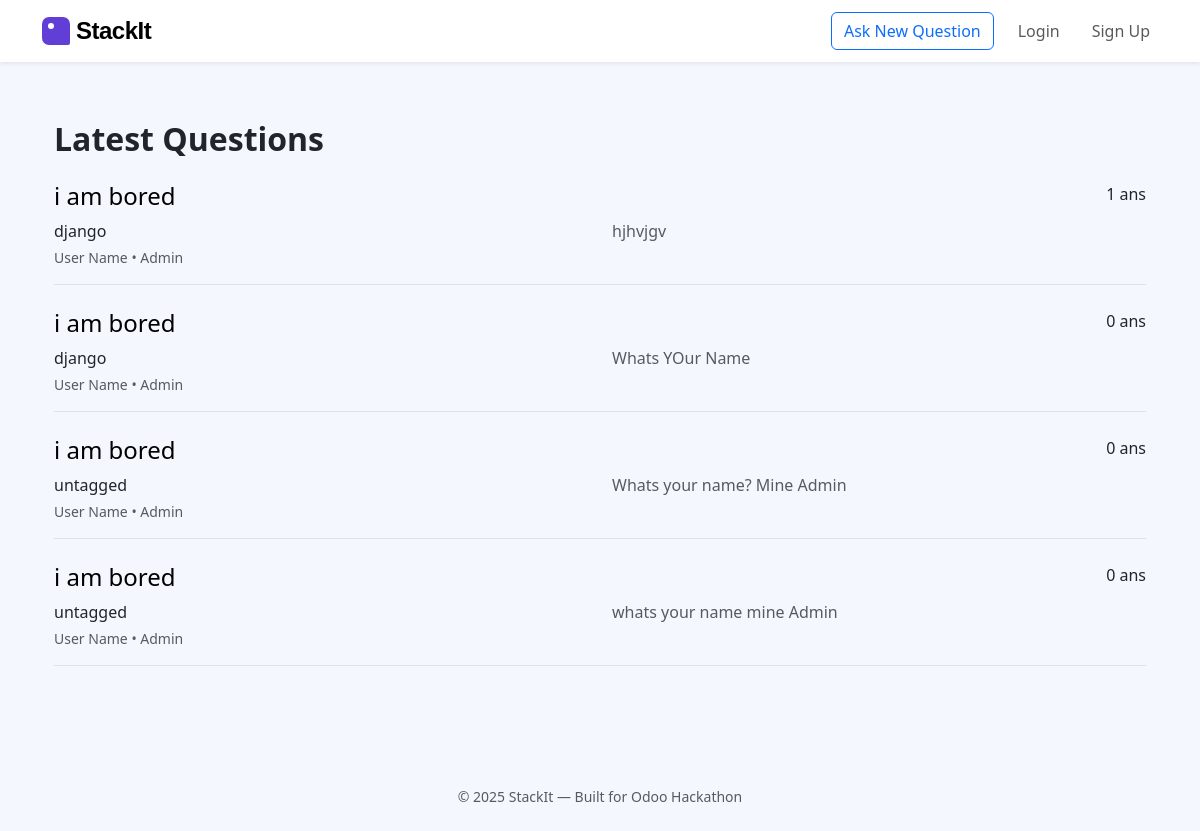
/accounts/, run on an earlier commit of the app's database.
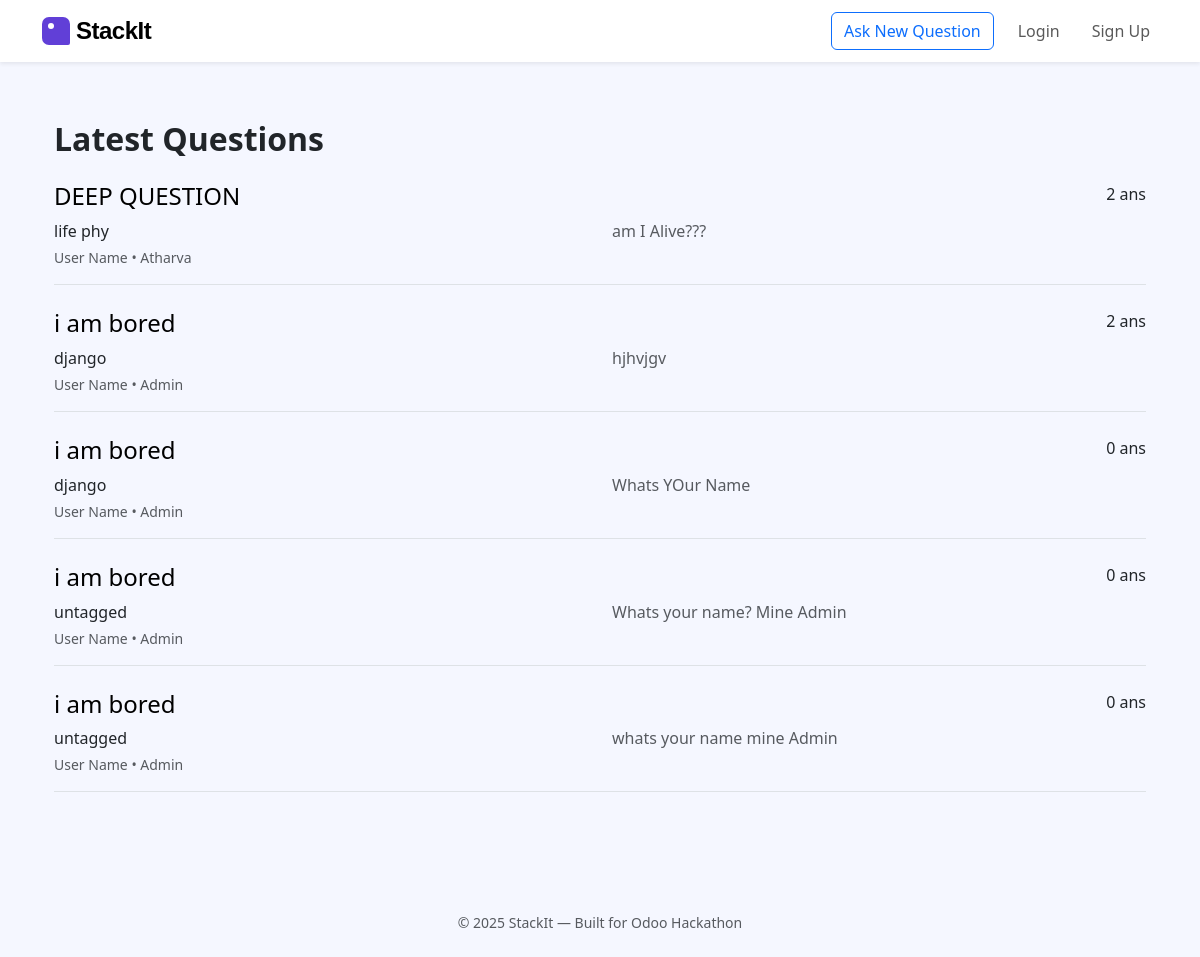
And on a later commit of the database.
### core/models.py (models this page shows, shortened)
class Question(models.Model):
    user = models.ForeignKey(settings.AUTH_USER_MODEL, on_delete=models.CASCADE)
    title = models.CharField(max_length=200)
    description = CKEditor5Field(config_name='default', blank=True, null=True)
    tags = models.ManyToManyField(Tag, related_name='questions')
    created_at = models.DateTimeField(auto_now_add=True)
    updated_at = models.DateTimeField(auto_now=True)

class Tag(models.Model):
    name = models.CharField(max_length=30, unique=True)

### accounts/models.py (models this page shows)
class CustomUser(AbstractUser):
    ROLE_CHOICES = (
        ('user', 'User'),
        ('admin', 'Admin'),
    )
    role = models.CharField(max_length=10, choices=ROLE_CHOICES, default='user')

### core/views.py (the view)
# urls.py: path('', views.home, name='home'),
def home(request):
    questions = Question.objects.all().order_by('-created_at')
    return render(request, 'core/question_list.html', {'questions': questions})

### core/context_processors.py (called while the page is built, shortened)
def notification_context(request):
    return {}

### templates/core/question_list.html (shortened to what this page needs)
{% extends 'base.html' %}
{% load static %}
{% block content %}
<div class="container py-4">
  <h2 class="fw-semibold mb-4">Latest Questions</h2>
  {% for q in questions %}
  <div class="question-row border-bottom pb-3 mb-4">
    <div class="d-flex justify-content-between align-items-start mb-1">
      <h4 class="mb-1">
        <a href="{% url 'question_detail' q.pk %}" class="question-title " style="color: #000000 !important; text-decoration: none;">
          {{ q.title }}
        </a>
      </h4>
      <div class="answer-badge text-center">
        {{ q.answers.count }} ans
      </div>
    </div>
    <div class="row mb-1">
      <div class="col-md-6 col-sm-12 d-flex flex-wrap gap-1">
        {% for tag in q.tags.all %}
          <span class="chip">{{ tag.name }}</span>
        {% empty %}
          <span class="chip chip--empty">untagged</span>
        {% endfor %}
      </div>
      <div class="col-md-6 col-sm-12 text-muted description-snippet">
        {{ q.description|truncatewords:35|striptags }}
      </div>
    </div>
    <div class="row">
      <div class="col text-muted small">
        User Name • {{ q.user.username }}
      </div>
    </div>
  </div>
{% endfor %}
</div>
{% endblock %}

What changed in the data, as far as the page shows it:
added Question: title "DEEP QUESTION", answers.count "2", description "am I Alive???", user.username "Atharva"
added Tag: name "life phy", shown under "DEEP QUESTION"
computed for Question "hjhvjgv": answers.count "1" → "2"
